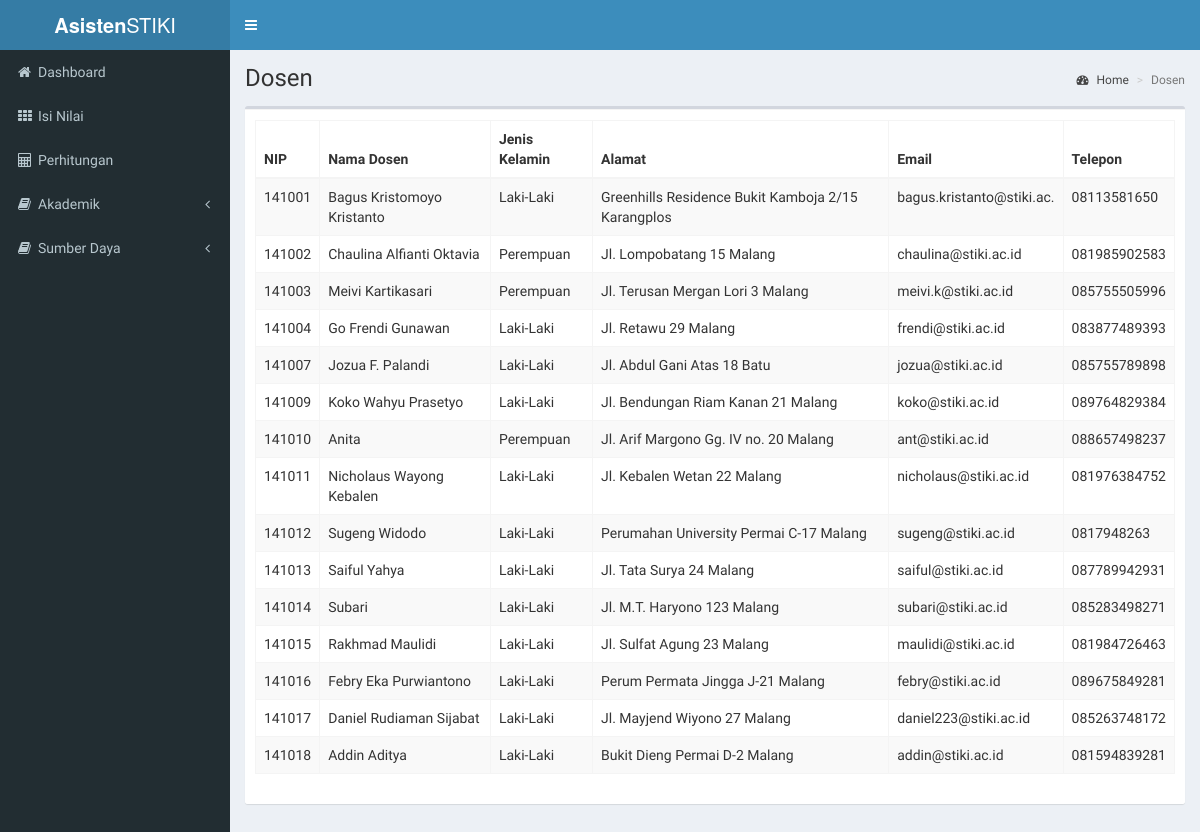
Page /index.php/dosen on the committed database.
### tables this page shows
CREATE TABLE `dosen` (
  `nip` varchar(10) NOT NULL,
  `nama_dosen` varchar(30) NOT NULL,
  `jk` char(1) NOT NULL,
  `alamat` varchar(50) NOT NULL,
  `telepon` varchar(12) NOT NULL,
  `email` varchar(25) NOT NULL,
  PRIMARY KEY (`nip`)
);

### application/controllers/Dosen.php (called while the page is built, shortened)
<?php
class Dosen extends CI_Controller {
    public function __construct(){
        $this->load->model('mod_dosen');
    }
    public function index(){
        $data['dosen'] = $this->mod_dosen->fetchAll();
        $this->load->view('dosen/view', $data);
    }
}
?>

### index.php (called while the page is built, shortened)
<?php
require_once BASEPATH.'core/CodeIgniter.php';

### application/models/Mod_dosen.php (called while the page is built, shortened)
<?php
class Mod_dosen extends CI_Model{
    public function fetchAll(){
        return $this->db->get('dosen')->result();
    }
}
?>

### application/views/dosen/view.php (the view, shortened to what this page needs)
<div class="box">
	<div class="box-footer">
		<table class="table table-bordered table-striped mytable">
            <thead>
				<tr>
					<th>NIP</th>
					<th>Nama Dosen</th>
					<th>Jenis Kelamin</th>
					<th>Alamat</th>
					<th>Email</th>
					<th>Telepon</th>
				</tr>
			</thead>
			<tbody>
				<?php foreach($dosen as $hasil):?>
				<tr>
					<td><?php echo $hasil->nip?></td>
					<td><?php echo $hasil->nama_dosen?></td>
					<td><?php echo $hasil->jk == 'L' ? "Laki-Laki" : "Perempuan";?></td>
					<td><?php echo $hasil->alamat?></td>
					<td><?php echo $hasil->email?></td>
					<td><?php echo $hasil->telepon?></td>
				</tr>
				<?php endforeach;?>
			</tbody>
		</table>
	</div>
</div>

### rows in the picture
dosen: nip "141001", nama_dosen "Bagus Kristomoyo Kristanto", jk "Laki-Laki", alamat "Greenhills Residence Bukit Kamboja 2/15 Karangplos", email "bagus.kristanto@stiki.ac.", telepon "08113581650"
dosen: nip "141002", nama_dosen "Chaulina Alfianti Oktavia", jk "Perempuan", alamat "Jl. Lompobatang 15 Malang", email "chaulina@stiki.ac.id", telepon "081985902583"
dosen: nip "141003", nama_dosen "Meivi Kartikasari", jk "Perempuan", alamat "Jl. Terusan Mergan Lori 3 Malang", email "meivi.k@stiki.ac.id", telepon "085755505996"
dosen: nip "141004", nama_dosen "Go Frendi Gunawan", jk "Laki-Laki", alamat "Jl. Retawu 29 Malang", email "frendi@stiki.ac.id", telepon "083877489393"
dosen: nip "141007", nama_dosen "Jozua F. Palandi", jk "Laki-Laki", alamat "Jl. Abdul Gani Atas 18 Batu", email "jozua@stiki.ac.id", telepon "085755789898"
dosen: nip "141009", nama_dosen "Koko Wahyu Prasetyo", jk "Laki-Laki", alamat "Jl. Bendungan Riam Kanan 21 Malang", email "koko@stiki.ac.id", telepon "089764829384"
dosen: nip "141010", nama_dosen "Anita", jk "Perempuan", alamat "Jl. Arif Margono Gg. IV no. 20 Malang", email "ant@stiki.ac.id", telepon "088657498237"
dosen: nip "141011", nama_dosen "Nicholaus Wayong Kebalen", jk "Laki-Laki", alamat "Jl. Kebalen Wetan 22 Malang", email "nicholaus@stiki.ac.id", telepon "081976384752"
dosen: nip "141012", nama_dosen "Sugeng Widodo", jk "Laki-Laki", alamat "Perumahan University Permai C-17 Malang", email "sugeng@stiki.ac.id", telepon "0817948263"
dosen: nip "141013", nama_dosen "Saiful Yahya", jk "Laki-Laki", alamat "Jl. Tata Surya 24 Malang", email "saiful@stiki.ac.id", telepon "087789942931"
dosen: nip "141014", nama_dosen "Subari", jk "Laki-Laki", alamat "Jl. M.T. Haryono 123 Malang", email "subari@stiki.ac.id", telepon "085283498271"
dosen: nip "141015", nama_dosen "Rakhmad Maulidi", jk "Laki-Laki", alamat "Jl. Sulfat Agung 23 Malang", email "maulidi@stiki.ac.id", telepon "081984726463"
dosen: nip "141016", nama_dosen "Febry Eka Purwiantono", jk "Laki-Laki", alamat "Perum Permata Jingga J-21 Malang", email "febry@stiki.ac.id", telepon "089675849281"
dosen: nip "141017", nama_dosen "Daniel Rudiaman Sijabat", jk "Laki-Laki", alamat "Jl. Mayjend Wiyono 27 Malang", email "daniel223@stiki.ac.id", telepon "085263748172"
dosen: nip "141018", nama_dosen "Addin Aditya", jk "Laki-Laki", alamat "Bukit Dieng Permai D-2 Malang", email "addin@stiki.ac.id", telepon "081594839281"

### other values in the picture
str_replace('_', ' ', $this->uri->segment(1)) "Dosen"
